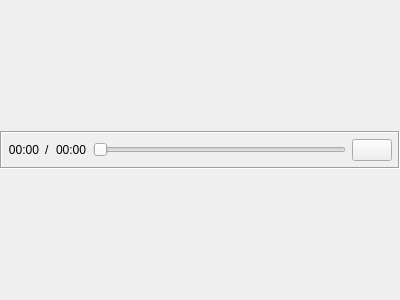
<?xml version="1.0" encoding="UTF-8"?>
<ui version="4.0">
 <class>frmVideoWidgetSlider</class>
 <widget class="QWidget" name="frmVideoWidgetSlider">
  <property name="geometry">
   <rect>
    <x>0</x>
    <y>0</y>
    <width>400</width>
    <height>300</height>
   </rect>
  </property>
  <property name="windowTitle">
   <string>Form</string>
  </property>
  <layout class="QVBoxLayout" name="verticalLayout">
   <property name="spacing">
    <number>3</number>
   </property>
   <property name="leftMargin">
    <number>0</number>
   </property>
   <property name="topMargin">
    <number>0</number>
   </property>
   <property name="rightMargin">
    <number>0</number>
   </property>
   <property name="bottomMargin">
    <number>0</number>
   </property>
   <item>
    <widget class="QFrame" name="frameSlider2">
     <property name="sizePolicy">
      <sizepolicy hsizetype="Preferred" vsizetype="Fixed">
       <horstretch>0</horstretch>
       <verstretch>0</verstretch>
      </sizepolicy>
     </property>
     <property name="frameShape">
      <enum>QFrame::Box</enum>
     </property>
     <property name="frameShadow">
      <enum>QFrame::Sunken</enum>
     </property>
     <layout class="QHBoxLayout" name="horizontalLayout_2">
      <property name="spacing">
       <number>6</number>
      </property>
      <property name="leftMargin">
       <number>6</number>
      </property>
      <property name="topMargin">
       <number>6</number>
      </property>
      <property name="rightMargin">
       <number>6</number>
      </property>
      <property name="bottomMargin">
       <number>6</number>
      </property>
      <item>
       <widget class="QLabel" name="labPosition">
        <property name="text">
         <string>00:00</string>
        </property>
        <property name="alignment">
         <set>Qt::AlignRight|Qt::AlignTrailing|Qt::AlignVCenter</set>
        </property>
       </widget>
      </item>
      <item>
       <widget class="QLabel" name="labSlash">
        <property name="text">
         <string>/</string>
        </property>
       </widget>
      </item>
      <item>
       <widget class="QLabel" name="labDuration">
        <property name="text">
         <string>00:00</string>
        </property>
        <property name="alignment">
         <set>Qt::AlignLeading|Qt::AlignLeft|Qt::AlignVCenter</set>
        </property>
       </widget>
      </item>
      <item>
       <widget class="XSlider" name="sliderPosition">
        <property name="sizePolicy">
         <sizepolicy hsizetype="Expanding" vsizetype="Fixed">
          <horstretch>3</horstretch>
          <verstretch>0</verstretch>
         </sizepolicy>
        </property>
        <property name="orientation">
         <enum>Qt::Horizontal</enum>
        </property>
       </widget>
      </item>
      <item>
       <widget class="QPushButton" name="btnPlay">
        <property name="text">
         <string/>
        </property>
       </widget>
      </item>
     </layout>
    </widget>
   </item>
  </layout>
 </widget>
 <customwidgets>
  <customwidget>
   <class>XSlider</class>
   <extends>QSlider</extends>
   <header>xslider.h</header>
  </customwidget>
 </customwidgets>
 <resources/>
 <connections/>
</ui>
